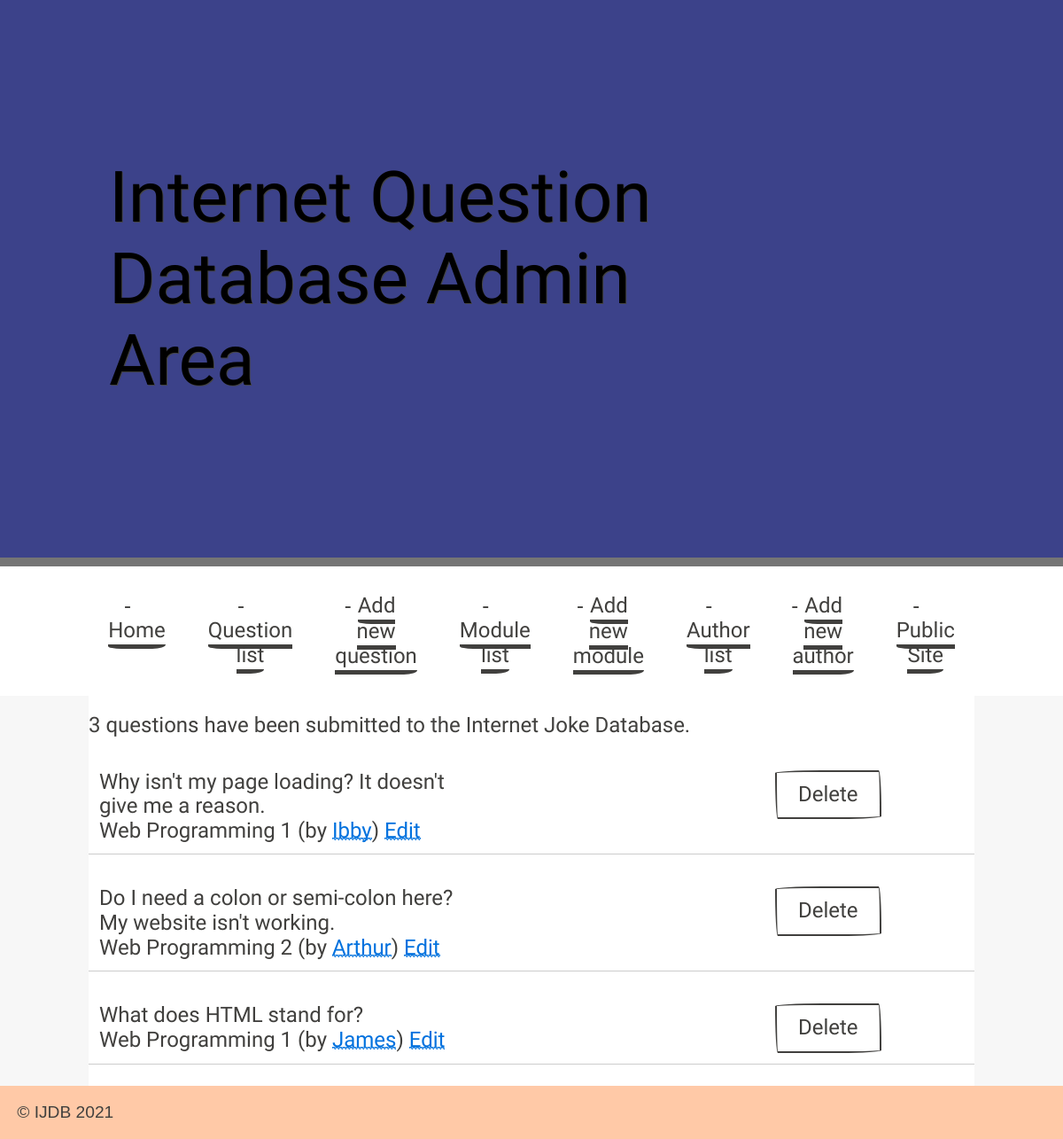
Page /loginversion/admin/jokes.php (signed in) on the committed database.
### tables this page shows
CREATE TABLE `question` (
  `id` int(11) NOT NULL,
  `questiontext` text DEFAULT NULL,
  `questiondate` date NOT NULL,
  `personid` int(11) NOT NULL,
  `moduleid` int(11) NOT NULL,
  `image` varchar(200) DEFAULT NULL,
  `alt_text` varchar(200) DEFAULT NULL
);

CREATE TABLE `module` (
  `id` int(11) NOT NULL,
  `moduleName` varchar(255) DEFAULT NULL
);

CREATE TABLE `person` (
  `id` int(11) NOT NULL,
  `name` varchar(255) DEFAULT NULL,
  `email` varchar(255) DEFAULT NULL
);

### loginversion/admin/jokes.php (called while the page is built, shortened)
<?php
try {
    include '../includes/DatabaseConnection.php';
    include '../includes/DatabaseFunctions.php';
    $questions = allJokes($pdo);
    $totalJokes = totalJokes($pdo);
    include '../templates/admin_jokes.html.php';
    $output = ob_get_clean();
} catch (PDOException $e) {
    $title = 'An error has occured';
    $output = 'Database error: ' . $e->getMessage() . '
    in ' . $e->getFile() . ':' . $e->getLine();
}
include '../templates/admin_layout.html.php';

### loginversion/includes/DatabaseFunctions.php (called while the page is built, shortened)
<?php
function query($pdo, $sql, $parameters = []) {
	$query = $pdo->prepare($sql);
	$query->execute($parameters);
	return $query;
}
function totalJokes($pdo) {
	$query = query($pdo, 'SELECT COUNT(*) FROM question');
	$row = $query->fetch();
	return $row[0];
}
function allJokes($pdo) {
	$questions = query($pdo, 'SELECT question.id, questiontext, name, email, moduleName, image FROM question
	INNER JOIN person ON personid  = person.id
	INNER JOIN module ON moduleid = module.id');
	return $questions->fetchAll();
}

### loginversion/templates/admin_jokes.html.php (the view, shortened to what this page needs)
<p><?=$totalJokes?> questions have been submitted to the Internet Joke Database.</p>
<?php foreach ($questions as $question): ?>
    <blockquote>
        <p>
    <?php echo htmlspecialchars($question['questiontext'], ENT_QUOTES, 'UTF-8') ?>
    <br /> <?php echo htmlspecialchars($question['moduleName'], ENT_QUOTES, 'UTF-8') ?>
    (by <a href="mailto:<?php echo htmlspecialchars($question['email'], ENT_QUOTES, 'UTF-8'); ?>">
    <?php echo htmlspecialchars($question['name'], ENT_QUOTES, 'UTF-8'); ?></a>)
    <a href="editjoke.php?id=<?=$question['id']?>">Edit</a>
<form action="deletejoke.php" method="post">
        <input type="submit" value="Delete">
</form>
        </p>
    </blockquote>
    <?php endforeach;?>

### loginversion/templates/admin_layout.html.php (shortened to what this page needs)
<!doctype html>
<html>
    <head>
        <link rel="stylesheet" href="../jokes.css">
        <link rel="stylesheet" href="../paper.css">
    </head>
    <body>
        <header id="admin">
            <h1>Internet Question Database Admin Area</h1>
        </header>
        <nav>
        <ul>
            <li><a href="index.php">Home</a></li>
            <li><a href="jokes.php">Question list</a></li>
            <li><a href="addjoke.php">Add new question</a></li>
            <li><a href="modules.php">Module list</a></li>
            <li><a href="addmodules.php">Add new module</a></li>
            <li><a href="person.php">Author list</a></li>
            <li><a href="addperson.php">Add new author</a></li>
            <li><a href="../index.php">Public Site</a></li>
        </ul>
        </nav>
        <main>
            <?=$output?>
        </main>
        <footer>
            &copy; IJDB 2021
        </footer>
    </body>
</html>

### loginversion/jokes.css (style rules this page uses)
* { margin: 0; padding: 0; }
body { font-family: Arial, Helvetica, Sans-serif; }
header { display: block; background-color: #EF6351; padding: 3px; border-bottom: 10px solid #757575; }
header#admin { background-color: #3c428a; }
h1 { font-weight: normal; padding: 1.5em; color: black; text-shadow: 1px 1px 0px #444; width: 1000px; margin: auto; }
nav { background-color: #443A5C; }
nav a { color: white; text-decoration: none; }
nav ul { display: table; width: 1000px; margin: auto; }
nav li { display: table-cell; text-align: center; padding: 1em; }
main { overflow: auto; min-height: 30vh; background-color: white; width: 1000px; margin: auto; box-shadow: -1000px 0 0 #f7f7f7, 1000px 0 0 #f7f7f7; padding-top: 20px; }
footer { padding: 1em; background-color: #FFC9A7 ; font-size: 0.8em; }
p { margin-bottom: 1em; }
body { font-size: 1.2em; font-family: arial, helvetica, sans-serif }
input, label, select, textarea { float: left; width: 15em; margin-bottom: 1em; padding: 0.5em; }
input[type="submit"] { margin-left: 15em; width: auto; padding: 0.5em 1em; clear: both; font-size: 1em; }
form { overflow: auto; clear: both; display: block; }
blockquote { display: table; margin-bottom: 1em; border-bottom: 1px solid #ccc; padding: 0.5em; }
blockquote p { display: table-cell; width: 70%; vertical-align: top; }
blockquote form { display: table-cell; width: 10%; }

### rows in the picture
question: questiontext "Why isn't my page loading? It doesn't give me a reason.", moduleid.moduleName "Web Programming 1", personid.name "Ibby"
question: questiontext "Do I need a colon or semi-colon here? My website isn't working.", moduleid.moduleName "Web Programming 2", personid.name "Arthur"
question: questiontext "What does HTML stand for?", moduleid.moduleName "Web Programming 1", personid.name "James"

### other values in the picture
$totalJokes "3"
